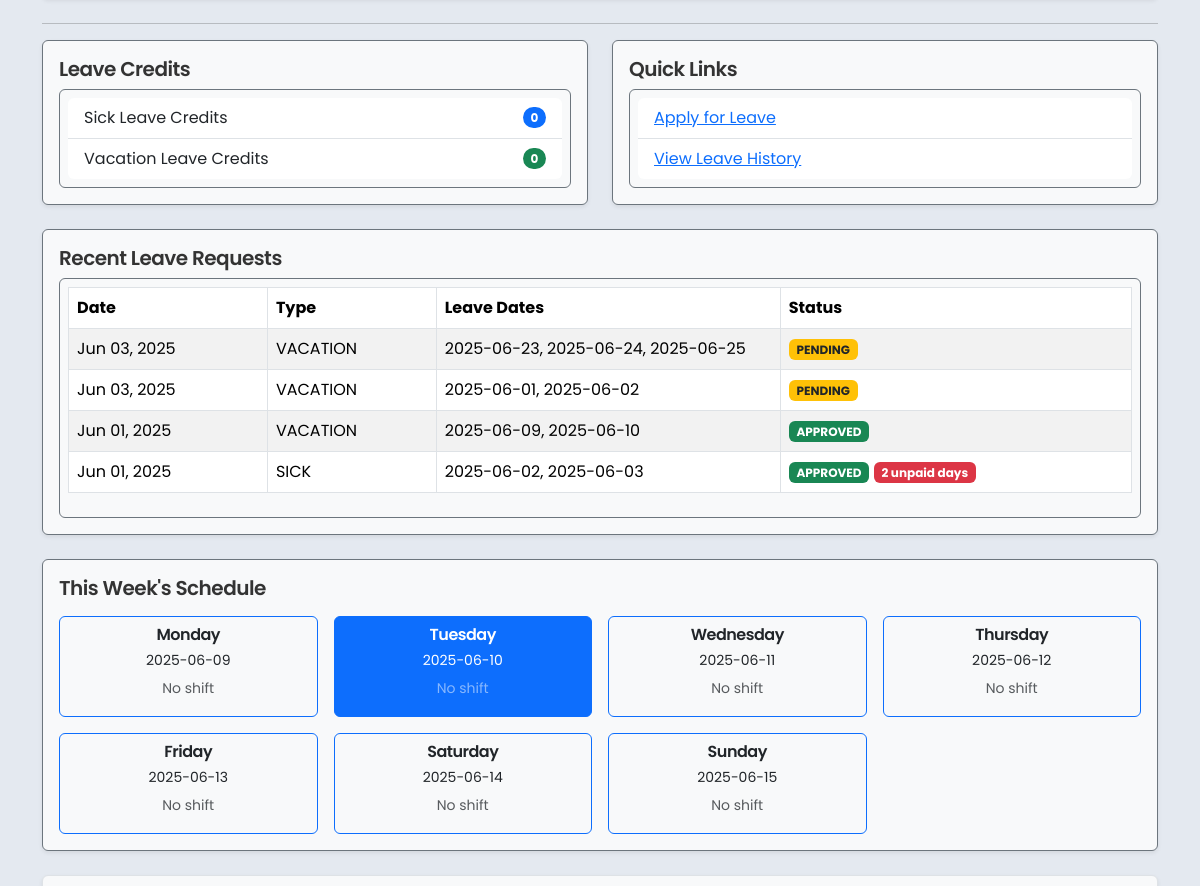
The app's page / (signed in, middle part), older data.
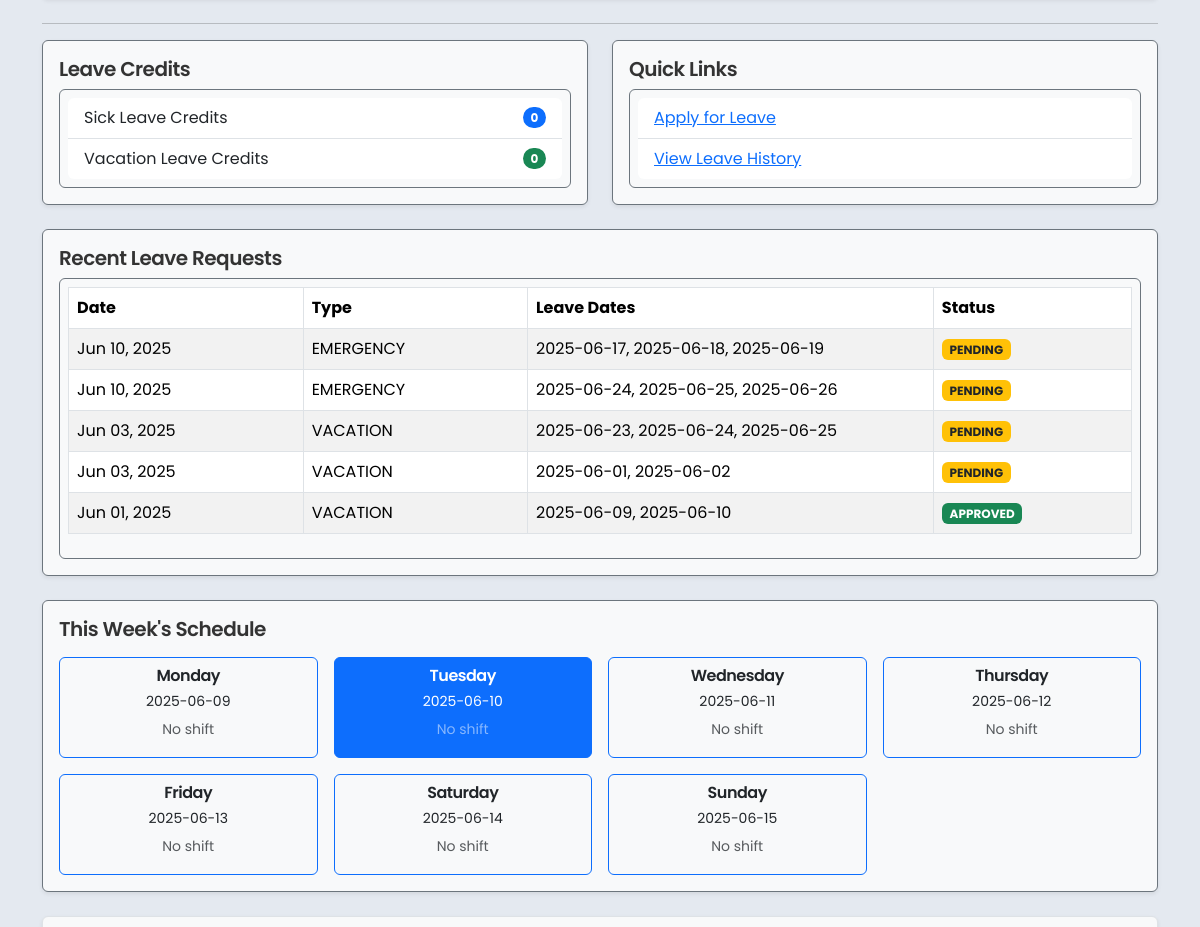
The same page, newer data.
### core/models.py (models this page shows, shortened)
class LeaveRequest(models.Model):
    class LeaveType(models.TextChoices):
        SICK = 'SICK', 'Sick Leave'
        MATERNITY = 'MATERNITY', 'Maternity Leave'
        PATERNITY = 'PATERNITY', 'Paternity Leave'
        VACATION = 'VACATION', 'Vacation Leave'
        EMERGENCY = 'EMERGENCY', 'Emergency Leave'
    class ApprovalStatus(models.TextChoices):
        PENDING = 'PENDING', 'PENDING'
        APPROVED = 'APPROVED', 'APPROVED'
        REJECTED = 'REJECTED', 'REJECTED'
    employee = models.ForeignKey('Employee', on_delete=models.CASCADE, related_name='leave_requests')
    leave_number = models.PositiveIntegerField(unique=True, editable=False)
    leave_dates = JSONField(default=list, blank=True, null=True)
    reason_for_leave = models.TextField()
    leave_type = models.CharField(max_length=20, choices=LeaveType.choices)
    remarks = models.TextField(blank=True, null=True)
    leave_credit_deduction = models.PositiveIntegerField(default=0)
    deduction_applied = models.BooleanField(default=False)
    department_approval = models.CharField(max_length=10, choices=ApprovalStatus.choices, default=ApprovalStatus.PENDING)
    hr_approval = models.CharField(max_length=10, choices=ApprovalStatus.choices, default=ApprovalStatus.PENDING)
    president_approval = models.CharField(max_length=10, choices=ApprovalStatus.choices, default=ApprovalStatus.PENDING)
    status = models.CharField(max_length=10, choices=ApprovalStatus.choices, default=ApprovalStatus.PENDING)
    paid_dates = models.PositiveIntegerField(default=0)
    unpaid_dates = models.PositiveIntegerField(default=0)
    created_at = models.DateTimeField(auto_now_add=True)

### core/views.py (the view)
# urls.py: path('', views.dashboard, name='dashboard'),
@login_required
def dashboard(request):
    employee = get_object_or_404(Employee, user_account=request.user)
    print("First Name:", employee.first_name)
    print("Last Name:", employee.last_name)
    print("Company ID:", employee.company_id)
    leave_depts = employee.leave_departments.all()
    shift_depts = employee.shift_departments.all()
    print("Leave Respondent for Departments:")
    for dept in leave_depts:
        print(f"- {dept.name}")
    print("Shift Respondent for Departments:")
    for dept in shift_depts:
        print(f"- {dept.name}")
    today = timezone.now().date()
    start_of_week = today - timedelta(days=today.weekday())  # Monday
    end_of_week = start_of_week + timedelta(days=6)
    week_days = []
    shifts_this_week = Shift.objects.filter(
        employee=employee,
        shift_date__range=[start_of_week, end_of_week]
    ).values('shift_date', 'shift_start', 'shift_end')
    shifts_map = {shift['shift_date']: shift for shift in shifts_this_week}
    for i in range(7):
        day = start_of_week + timedelta(days=i)
        shift_info = shifts_map.get(day)
        week_days.append({
            'label': day.strftime('%A'),
            'date': day.strftime('%Y-%m-%d'),
            'is_today': day == today,
            'shift_start': shift_info['shift_start'] if shift_info else None,
            'shift_end': shift_info['shift_end'] if shift_info else None,
        })
    recent_leaves = LeaveRequest.objects.filter(employee=employee).order_by('-created_at')[:5]
    departments = Department.objects.prefetch_related('shift_respondents', 'leave_respondents').all()
    start_date = today - timedelta(days=13)
    end_date = today
    attendance_dict = {
        record.date: record
        for record in Attendance.objects.filter(
            employee=employee,
            date__range=(start_date, end_date)
        ).select_related('shift')
    }
    dtr_data = []
    current_date = start_date
    total_hours = 0
    while current_date <= end_date:
        record = attendance_dict.get(current_date)
        worked_hours = 0
        if record:
            shift = record.shift
            worked_hours = record.worked_hours()
            print(round(worked_hours))
            total_hours += round(worked_hours)
            if shift:
                shift_start = shift.shift_start.strftime('%I:%M %p') if shift.shift_start else 'N/A'
                shift_end = shift.shift_end.strftime('%I:%M %p') if shift.shift_end else 'N/A'
                shift_range = f"{shift_start} - {shift_end}"
            else:
                shift_range = 'No Shift'
            time_in = record.time_in.strftime('%I:%M %p') if record.time_in else 'N/A'
            time_out = record.time_out.strftime('%I:%M %p') if record.time_out else 'N/A'
            arrival_status = record.arrival_status or 'N/A'
            departure_status = record.departure_status or 'N/A'
        else:
            shift_range = 'None'
            time_in = 'None'
            time_out = 'None'
            arrival_status = 'Off'
            departure_status = 'Off'
        dtr_data.append({
            'date': current_date.strftime('%Y-%m-%d'),
            'day': current_date.strftime('%A'),
            'shift': shift_range,
            'time_in': time_in,
            'time_out': time_out,
            'arrival_status': arrival_status,
            'departure_status': departure_status,
            'worked_hours': round(worked_hours),
        })
        current_date += timedelta(days=1)
    context = {
        'departments': departments,
        'employee': employee,
        'recent_leaves': recent_leaves,
        'today': today,
        'week_days': week_days,
        'dtr_records': dtr_data,
        'start_date': start_date,
        'end_date': end_date,
        'total_hours': total_hours
    }
    return render(request, 'dashboard.html', context)

### core/templates/dashboard.html (shortened to what the changed rows need)
{% extends 'base.html' %}
{% load static %}
{% block content %}
<div class="container py-4">
    {% if user.employee.role != "President" %}
    <div class="row mb-4">
        <div class="col-md-12">
            <div class="p-3 border rounded shadow-sm bg-light border border-1 border-secondary">
                {% if recent_leaves %}
                    <div class="table-responsive border p-2 rounded border-secondary">
                        <div style="overflow-x: auto;">
                            <table class="table table-striped table-bordered">
                                <thead>
                                    <tr>
                                        <th>Date</th>
                                        <th>Type</th>
                                        <th>Leave Dates</th>
                                        <th>Status</th>
                                    </tr>
                                </thead>
                                <tbody>
                                    {% for leave in recent_leaves %}
                                        <tr>
                                            <td>{{ leave.created_at|date:"M d, Y" }}</td>
                                            <td>{{ leave.leave_type }}</td>
                                            <td style="white-space: nowrap; max-width: 200px; overflow: hidden; text-overflow: ellipsis;">
                                                <span title="{{ leave.leave_dates|join:', ' }}">{{ leave.leave_dates|join:", " }}</span>
                                            </td>
                                            <td>
                                                <span class="badge
                                                    {% if leave.status == 'APPROVED' %}bg-success
                                                    {% elif leave.status == 'DENIED' %}bg-danger
                                                    {% else %}bg-warning text-dark{% endif %}">
                                                    {{ leave.status }}
                                                </span>
                                                {% if leave.unpaid_dates > 0 %}
                                                    <span class="badge bg-danger">
                                                        {{ leave.unpaid_dates }} unpaid days
                                                    </span>
                                                {% endif %}
                                            </td>
                                        </tr>
                                    {% endfor %}
                                </tbody>
                            </table>
                        </div>
                    </div>
                {% else %}
                    <p class="text-muted">No leave requests found.</p>
                {% endif %}
            </div>
        </div>
    </div>
    <div class="row mb-4">
        <div class="col-12">
            <div class="p-3 border rounded shadow-sm bg-light border border-1 border-secondary">
                <div class="row row-cols-2 row-cols-sm-3 row-cols-md-4 row-cols-lg-7 g-3">
                    {% for day in week_days %}
                        <div class="col">
                            <div class="card h-100 {% if day.is_today %}bg-primary text-white{% else %}bg-light{% endif %} border border-primary">
                                <div class="card-body p-2 text-center">
                                    <h6 class="card-title mb-1">{{ day.label }}</h6>
                                    <p class="card-text mb-1"><small>{{ day.date }}</small></p>
                                    {% if day.shift_start and day.shift_end %}
                                        <p class="card-text mb-0"><small>{{ day.shift_start }} - {{ day.shift_end }}</small></p>
                                    {% else %}
                                        <p class="card-text mb-2">
                                            <small class="{% if day.is_today %}text-white-50{% else %}text-muted{% endif %}">No shift</small>
                                        </p>
                                    {% endif %}
                                </div>
                            </div>
                        </div>
                    {% endfor %}
                </div>
            </div>
        </div>
    </div>
    {% endif %}
</div>
{% endblock %}

Row changes from the older to the newer data that the page shows:
no longer on this page (row unchanged): LeaveRequest: created_at "Jun 01, 2025", leave_type "SICK", leave_dates "2025-06-02, 2025-06-03", status "APPROVED", unpaid_dates "2"
added LeaveRequest: created_at "Jun 10, 2025", leave_type "EMERGENCY", leave_dates "2025-06-17, 2025-06-18, 2025-06-19", status "PENDING"
added LeaveRequest: created_at "Jun 10, 2025", leave_type "EMERGENCY", leave_dates "2025-06-24, 2025-06-25, 2025-06-26", status "PENDING"
